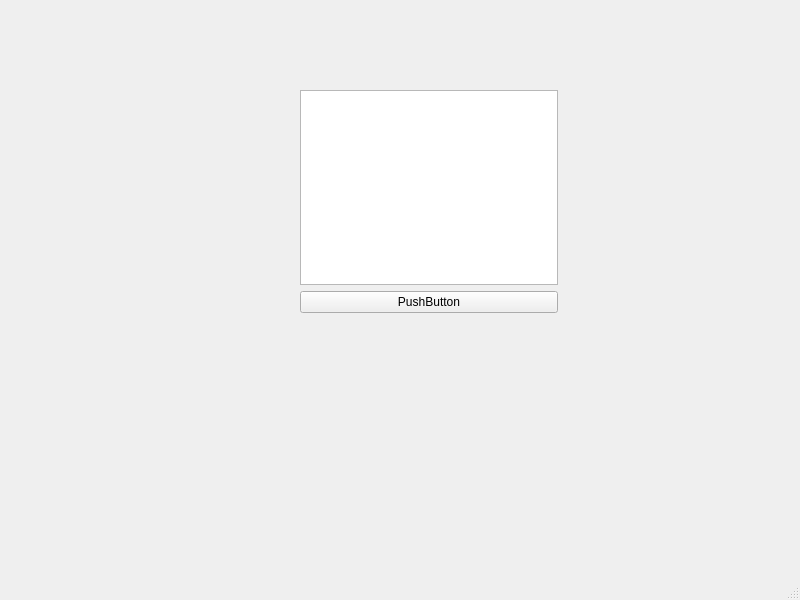
<?xml version="1.0" encoding="UTF-8"?>
<ui version="4.0">
 <class>MainWindow</class>
 <widget class="QMainWindow" name="MainWindow">
  <property name="geometry">
   <rect>
    <x>0</x>
    <y>0</y>
    <width>800</width>
    <height>600</height>
   </rect>
  </property>
  <property name="windowTitle">
   <string>MainWindow</string>
  </property>
  <widget class="QWidget" name="centralwidget">
   <widget class="QWidget" name="">
    <property name="geometry">
     <rect>
      <x>300</x>
      <y>90</y>
      <width>258</width>
      <height>223</height>
     </rect>
    </property>
    <layout class="QVBoxLayout" name="verticalLayout">
     <item>
      <widget class="QListWidget" name="listWidget"/>
     </item>
     <item>
      <widget class="QPushButton" name="pushButton">
       <property name="text">
        <string>PushButton</string>
       </property>
      </widget>
     </item>
    </layout>
   </widget>
  </widget>
  <widget class="QMenuBar" name="menubar">
   <property name="geometry">
    <rect>
     <x>0</x>
     <y>0</y>
     <width>800</width>
     <height>21</height>
    </rect>
   </property>
  </widget>
  <widget class="QStatusBar" name="statusbar"/>
 </widget>
 <resources/>
 <connections/>
</ui>
